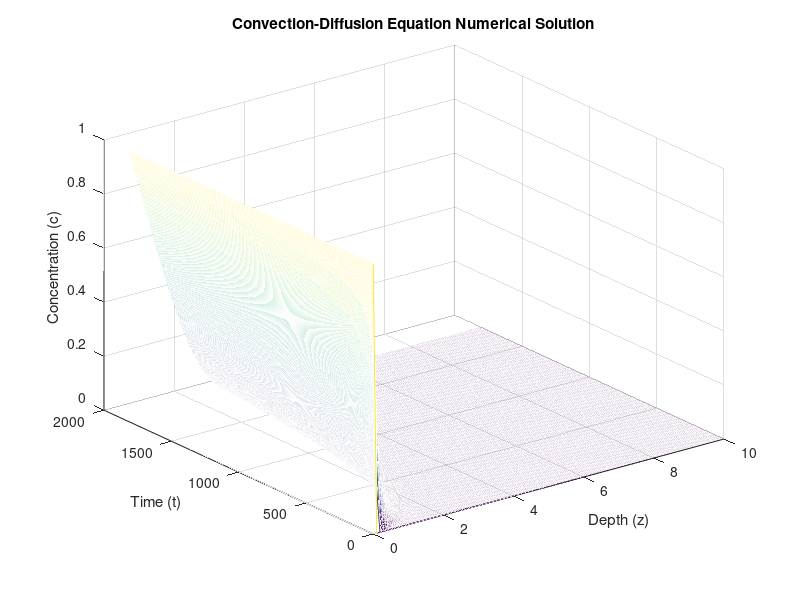

Write MATLAB code to recreate this figure.
% 参数设置
ws = 0.00001;
T = 1800; % 时间范围
Z = 10;   % 深度范围
dt = 1.8;   % 时间步长
dz = 0.1; % 深度步长

% 网格设置
timesteps = 0:dt:T;
depths = 0:dz:Z;
nt = length(timesteps);
nz = length(depths);

% 初始化 c 矩阵
c = zeros(nz, nt);
c(:, 1) = 0; % 初始条件 c(z, 0) = 0
c(1, :) = 1; % 边界条件 c(0, t) = 1
c(end, :) = 0; % 边界条件 c(10, t) = 0

% 使用有限差分法进行数值求解
for i = 2:nt
    for j = 2:nz-1
        % 根据深度z计算ds值
        z = depths(j);
%         ds = 0.001 - 0.0009 * (z - 5)^2 / 25;
        ds = 0.001 * (z/5 - 1)^2;
        % 中心差分求解
        dcdz = (c(j+1, i-1) - c(j-1, i-1)) / (2 * dz);
        d2cdz2 = (c(j+1, i-1) - 2 * c(j, i-1) + c(j-1, i-1)) / dz^2;
        
        % 更新 c(z, t) 值
        c(j, i) = c(j, i-1) + dt * (ds * d2cdz2 - ws * dcdz);
    end
end

% 可视化结果
[X, Y] = meshgrid(timesteps, depths);
mesh(Y, X, c);
ylabel('Time (t)');
xlabel('Depth (z)');
zlabel('Concentration (c)');
title('Convection-Diffusion Equation Numerical Solution');
x = X(:,[1:10:1001]); %这个是时间项
y = Y(:,[1:10:1001]); %这个是空间项
z = c(:,[1:10:1001]); % 这个是浓度
save('X_3.mat', 'y');
save('T_3.mat', 'x');
save('Z_3.mat', 'z');